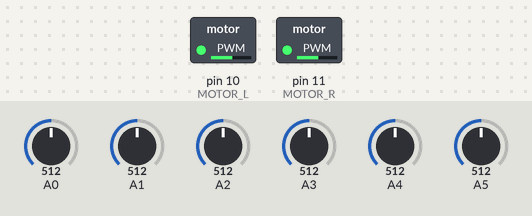
A sketch run on a simulated Arduino Uno, built with avr-gcc and run on an emulated ATmega328P. Shown: switched loads named in the sketch (green lamp = pin HIGH). Inputs (shaded band) come from the test bench; at power-on: A0 = 512, A1 = 512, A2 = 512, A3 = 512, A4 = 512, A5 = 512. What the sketch prints to the serial monitor is not drawn.

Above: at 0.1 s.
Timing chart, 0 to 1.6 s (numbered marks = the images above):
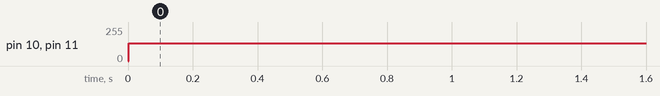

The sketch:

kobuki_arduino_IR_new.ino
```cpp
// sensores
const byte sensorPin1 = 0;
const byte sensorPin2 = 1;
const byte sensorPin3 = 2;
const byte sensorPin4 = 3;
const byte sensorPin5 = 4;
const byte sensorPin6 = 5;

const byte numSensor = 6;
int cmArray[numSensor] = {0, 0, 0, 0, 0, 0};

// the following is used to interpolate the distance from a table
// table entries are distances in steps of 250 millivolts
const long referenceMv = 5000; // long int to prevent overflow when multiplied
const byte TABLE_ENTRIES = 12;
const int firstElement = 2750; // first entry is 250 mV
const int INTERVAL = 250; // millivolts between each element
static int distance[TABLE_ENTRIES] = {150, 140, 130, 120, 110, 100, 90, 80, 70, 60, 50, 45};

////////////////////////////////////////////////////////////////////////////////
const byte MOTOR_L = 10; // the pin for the left motor power
const byte MOTOR_R = 11; // the pin for the right motor power

int max_speed = 255;
int min_speed = 0;
int zero_speed = 135;
int current_speed = zero_speed;

void setup()
{
  pinMode(MOTOR_L, OUTPUT); // tell Arduino LED is an output
  pinMode(MOTOR_R, OUTPUT); // tell Arduino LED is an output
  Serial.begin(9600);
}

void loop()
{
  for (int i = 0; i < numSensor; i++) {
    cmArray[i] = getDistance(i);
    Serial.print("Sensor:");
    Serial.print(cmArray[i]);
    Serial.print("\t");
  }
  Serial.println();

  analogWrite(MOTOR_L, current_speed);
  analogWrite(MOTOR_R, current_speed);
 }

int getDistance(int _pin)
{
  int val = analogRead(_pin);
  int mV = (val * referenceMv) / 1023;
  if ( mV > INTERVAL * TABLE_ENTRIES - 1 )
    return distance[TABLE_ENTRIES - 1];
  else
  {
    int index = mV / INTERVAL;
    float frac = (mV % 250) / (float)INTERVAL;
    return distance[index] - ((distance[index] - distance[index + 1]) * frac);
  }
}
```

Measured:
- by itself, pin 10 (MOTOR_L), pin 11 (MOTOR_R): 0/255 → 135/255 at 0.00 s
